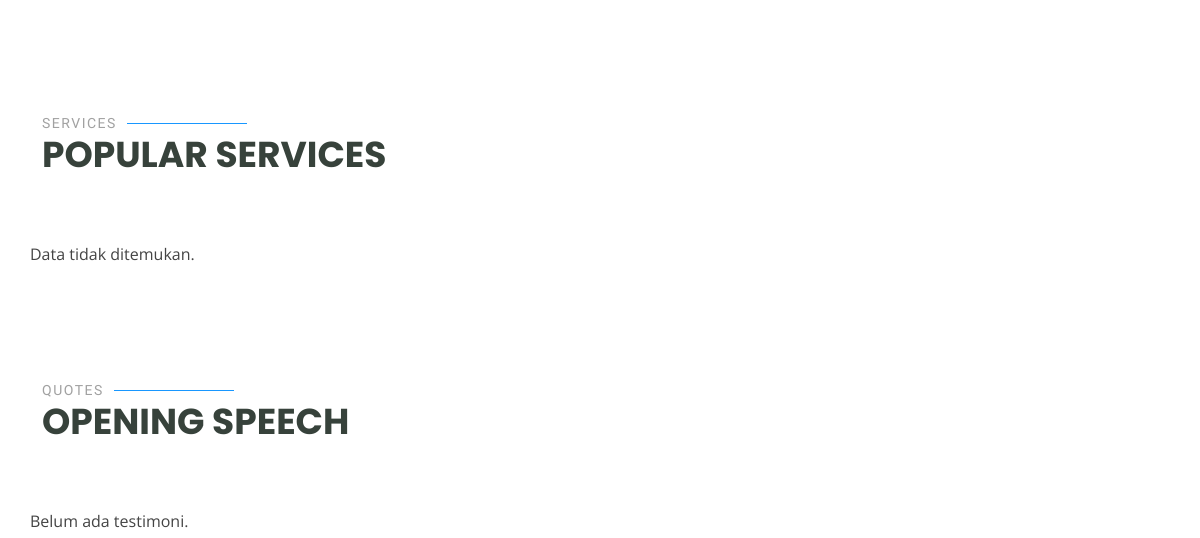
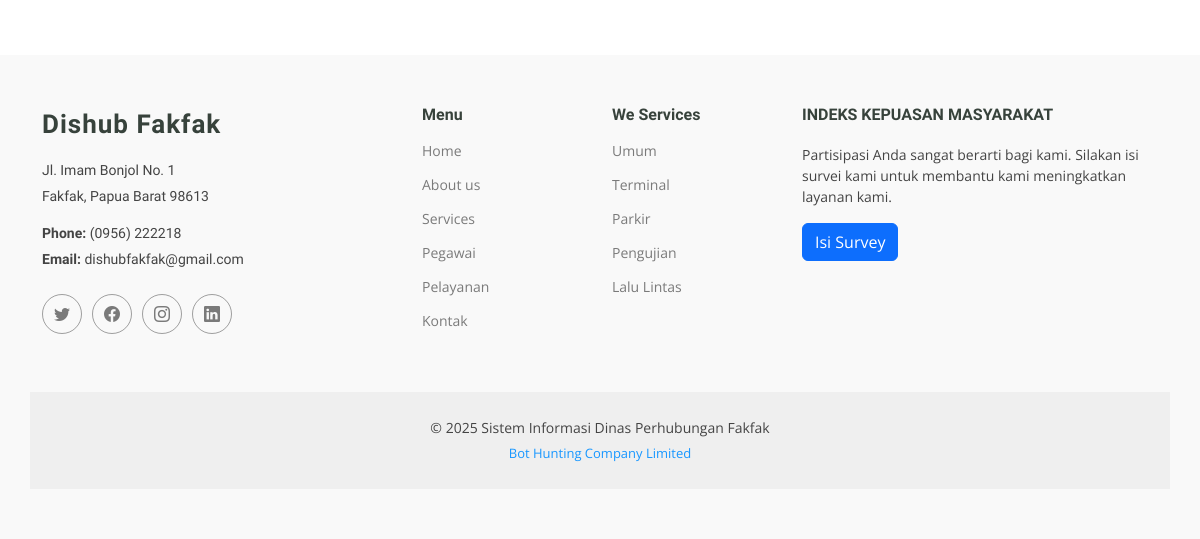
Before: / (lower part) with the older database file (2 pictures, top to bottom).
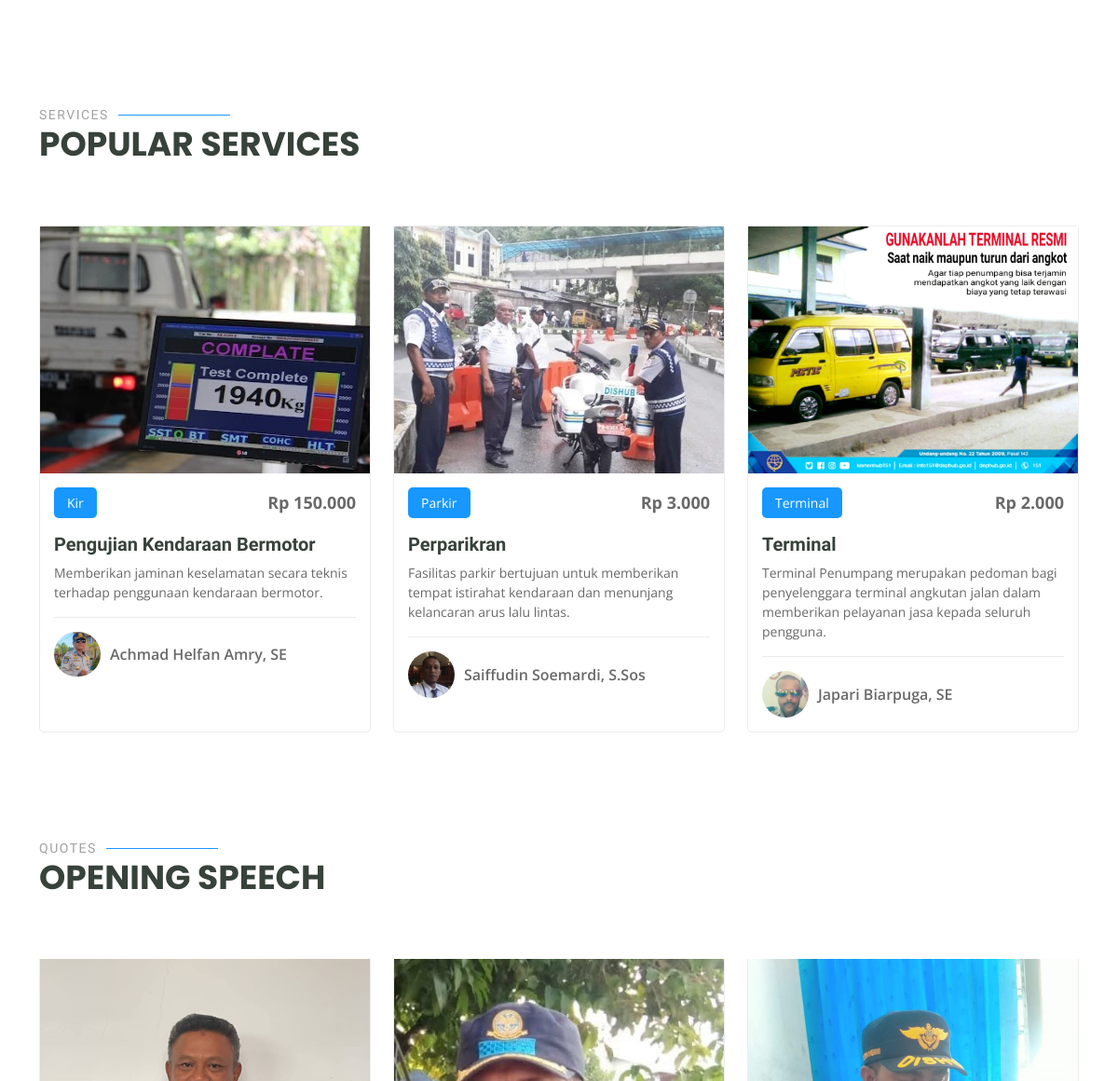
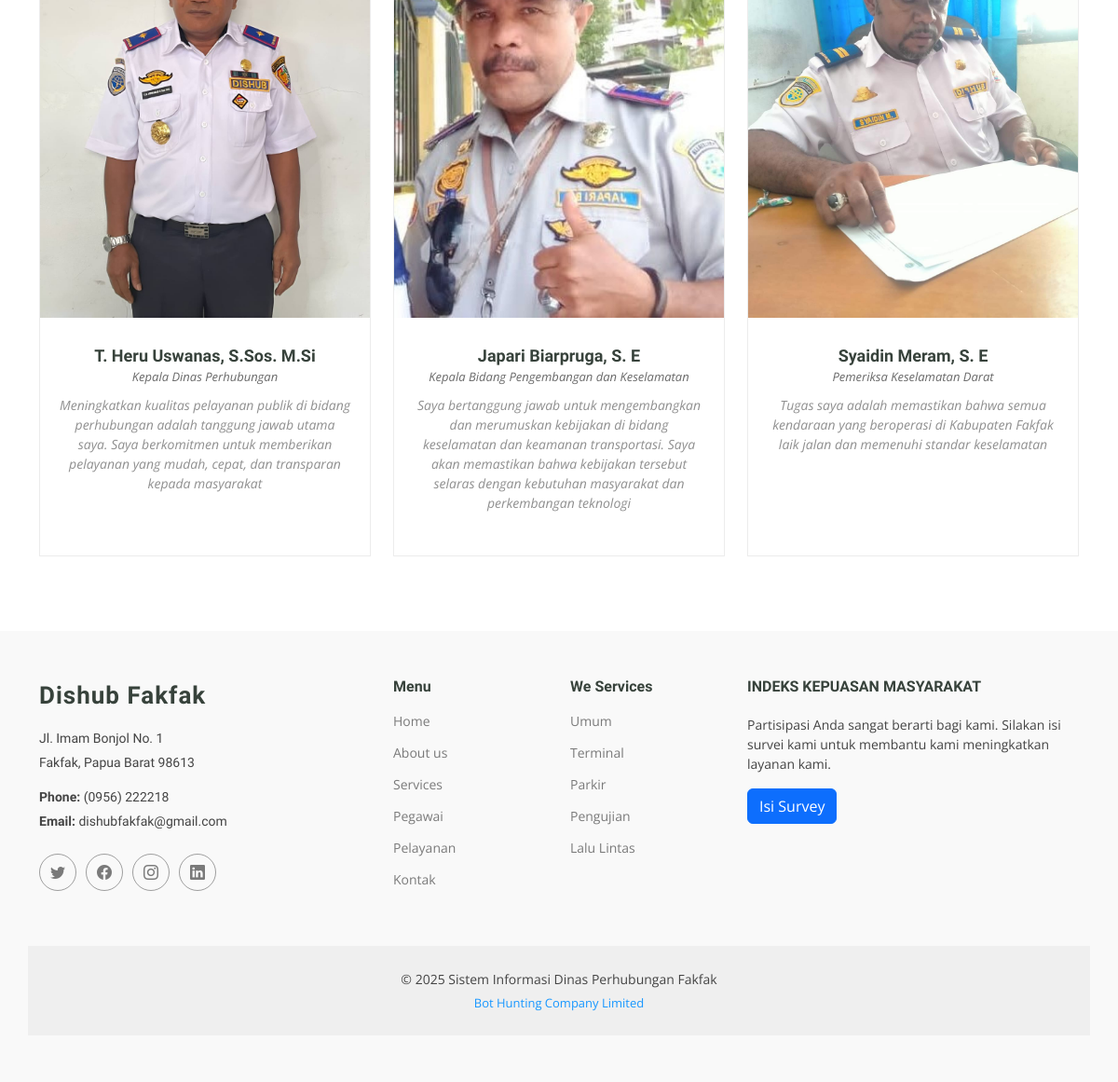
After: the same page with the newer database file (2 pictures, top to bottom).
### tables this page shows
CREATE TABLE `testimoni_pelayanan` (
  `id` int NOT NULL,
  `sebutan` varchar(255) NOT NULL,
  `harga` int NOT NULL,
  `nama` varchar(255) NOT NULL,
  `keterangan` text NOT NULL,
  `pejabat` varchar(255) NOT NULL,
  `foto` varchar(255) DEFAULT NULL,
  `gambar` blob NOT NULL
);

CREATE TABLE `testimoni_home` (
  `id` int NOT NULL,
  `nama` varchar(255) NOT NULL,
  `jabatan` varchar(255) NOT NULL,
  `keterangan` text NOT NULL,
  `foto` varchar(255) DEFAULT NULL
);

### index.php (the view, shortened to what this page needs)
<?php
include_once 'config.php';
$query = "SELECT COUNT(*) AS total_pegawai FROM pegawai";
$result = mysqli_query($koneksi, $query);
?>
<?php include("header.php"); ?>
<main class="main">
    <section id="why-us" class="section why-us">
    </section>
    <section id="courses" class="courses section">
        <div class="container section-title" data-aos="fade-up">
            <h2>Services</h2>
            <p class="">Popular Services</p>
        </div>
        <div class="container">
            <div class="row">
                <?php
                include_once 'config.php';
                $sql = "SELECT * FROM testimoni_pelayanan";
                $result = $koneksi->query($sql);
                if ($result->num_rows > 0) {
                    while ($row = $result->fetch_assoc()) {
                ?>
                        <div class="col-lg-4 col-md-6 d-flex align-items-stretch" data-aos="zoom-in" data-aos-delay="100">
                            <div class="course-item">
                                <img src="assets/img/pelayanan/<?php echo $row['gambar']; ?>" class="img-fluid" alt="">
                                <div class="course-content">
                                    <div class="d-flex justify-content-between align-items-center mb-3">
                                        <p class="category"><?php echo $row['sebutan']; ?></p>
                                        <p class="price">Rp <?php echo number_format($row['harga'], 0, ',', '.'); ?></p>
                                    </div>
                                    <h3><a href="#"><?php echo $row['nama']; ?></a></h3>
                                    <p class="description"><?php echo $row['keterangan']; ?></p>
                                    <div class="trainer d-flex justify-content-between align-items-center">
                                        <div class="trainer-profile d-flex align-items-center">
                                            <img src="assets/img/trainers/<?php echo $row['foto']; ?>" class="img-fluid" alt="">
                                            <a href="#" target="_blank" class="trainer-link"><?php echo $row['pejabat']; ?></a>
                                        </div>
                                    </div>
                                </div>
                            </div>
                        </div>
                <?php
                    }
                } else {
                    echo "Data tidak ditemukan.";
                }
                ?>
            </div>
        </div>
    </section>
    <section id="trainers-index" class="section trainers-index">
        <div class="container section-title" data-aos="fade-up">
            <h2>Quotes</h2>
            <p class="">Opening Speech</p>
        </div>
        <div class="container">
            <div class="row">
                <?php
                include_once 'config.php';
                $sql = "SELECT * FROM testimoni_home";
                $result = $koneksi->query($sql);
                if ($result->num_rows > 0) {
                    while ($row = $result->fetch_assoc()) {
                ?>
                        <div class="col-lg-4 col-md-6 d-flex" data-aos="fade-up" data-aos-delay="100">
                            <div class="member">
                                <img src="assets/img/testihome/<?php echo $row['foto']; ?>" class="img-fluid" alt="">
                                <div class="member-content">
                                    <h4><?php echo $row['nama']; ?></h4>
                                    <span><?php echo $row['jabatan']; ?></span>
                                    <p><?php echo $row['keterangan']; ?></p>
                                </div>
                            </div>
                        </div>
                <?php
                    }
                } else {
                    echo "Belum ada testimoni.";
                }
                ?>
            </div>
        </div>
    </section>
</main>
<?php include("footer.php"); ?>

Changed rows visible on the page:
added testimoni_pelayanan: gambar (picture), sebutan "Kir", harga "150.000", nama "Pengujian Kendaraan Bermotor", keterangan "Memberikan jaminan keselamatan secara teknis terhadap penggunaan kendaraan bermotor.", foto (picture), pejabat "Achmad Helfan Amry, SE"
added testimoni_pelayanan: gambar (picture), sebutan "Parkir", harga "3.000", nama "Perparikran", keterangan "Fasilitas parkir bertujuan untuk memberikan tempat istirahat kendaraan dan menunjang kelancaran arus lalu lintas.", foto (picture), pejabat "Saiffudin Soemardi, S.Sos"
added testimoni_pelayanan: gambar (picture), sebutan "Terminal", harga "2.000", nama "Terminal", keterangan "Terminal Penumpang merupakan pedoman bagi penyelenggara terminal angkutan jalan dalam memberikan pelayanan jasa kepada seluruh pengguna.", foto (picture), pejabat "Japari Biarpuga, SE"
added testimoni_home: foto (picture), nama "T. Heru Uswanas, S.Sos. M.Si", jabatan "Kepala Dinas Perhubungan", keterangan "Meningkatkan kualitas pelayanan publik di bidang perhubungan adalah tanggung jawab utama saya. Saya berkomitmen untuk memberikan pelayanan yang mudah, cepat, dan transparan kepada masyarakat"
added testimoni_home: foto (picture), nama "Japari Biarpruga, S. E", jabatan "Kepala Bidang Pengembangan dan Keselamatan", keterangan "Saya bertanggung jawab untuk mengembangkan dan merumuskan kebijakan di bidang keselamatan dan keamanan transportasi. Saya akan memastikan bahwa kebijakan tersebut selaras dengan kebutuhan masyarakat dan perkembangan teknologi"
added testimoni_home: foto (picture), nama "Syaidin Meram, S. E", jabatan "Pemeriksa Keselamatan Darat", keterangan "Tugas saya adalah memastikan bahwa semua kendaraan yang beroperasi di Kabupaten Fakfak laik jalan dan memenuhi standar keselamatan"
Other visible differences:
text no longer shown: "Data tidak ditemukan. Belum ada testimoni."
